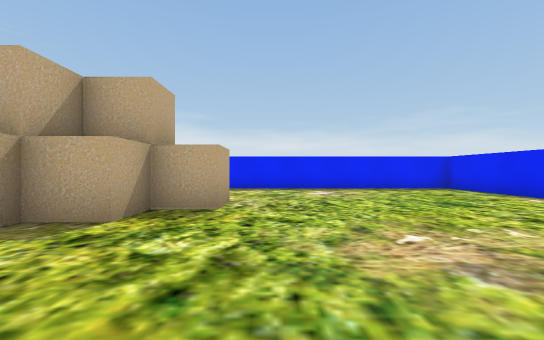
view 1 (above)

12 first-person views from a walk through a 3-D level made in the Unity game engine. The camera is 0.58 m above the floor, looks level and sees 90° across. The floor is counted in squares, 1 m on a side. Each view is taken from the middle of a square. On the plan, view 1 faces up. The plan holds only what a view shows up to about 9 squares ahead; the rest is blank. The place goes on beyond the plan. The player is left out.

view 2
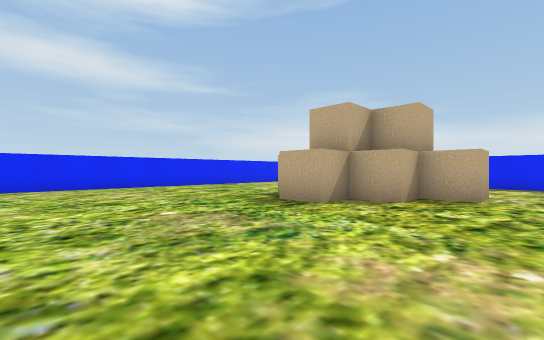

view 3
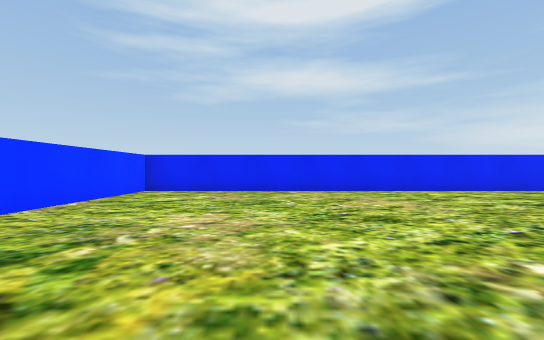

view 4
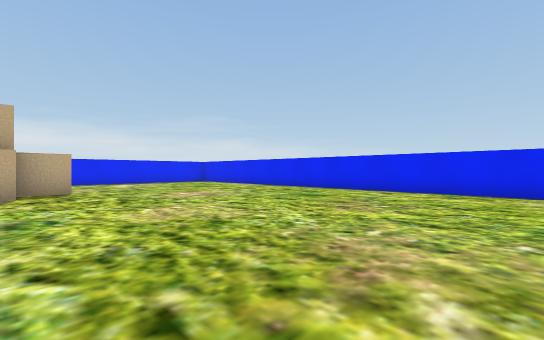

view 5
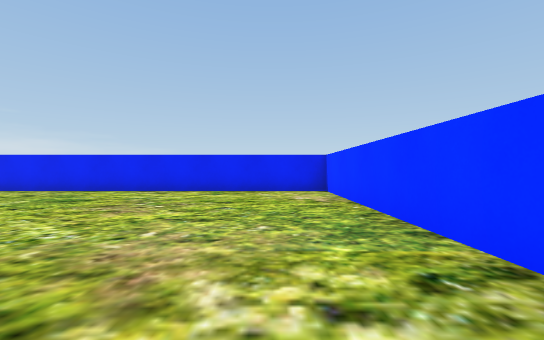

view 6
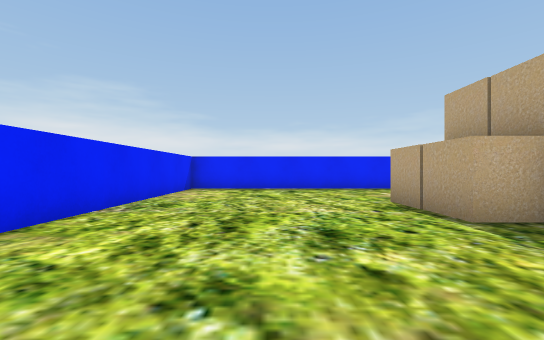

view 7
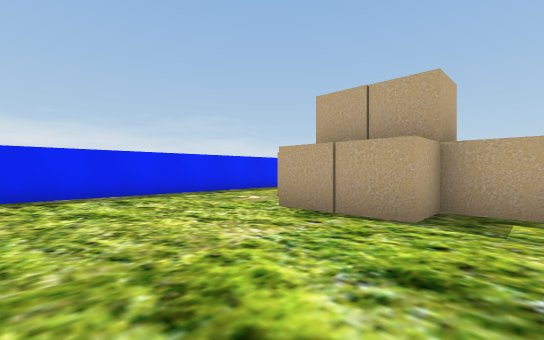

view 8
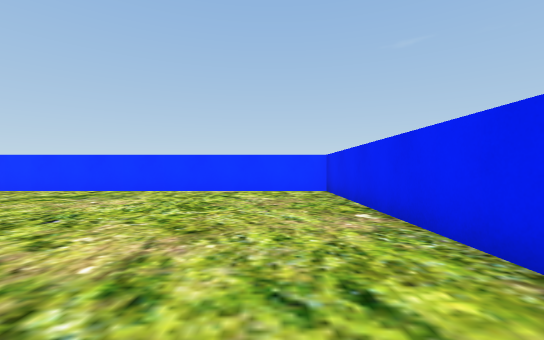

view 9
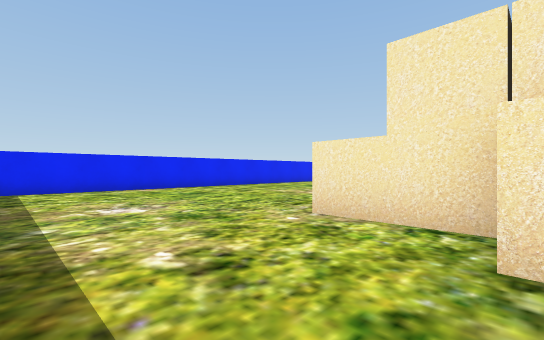

view 10
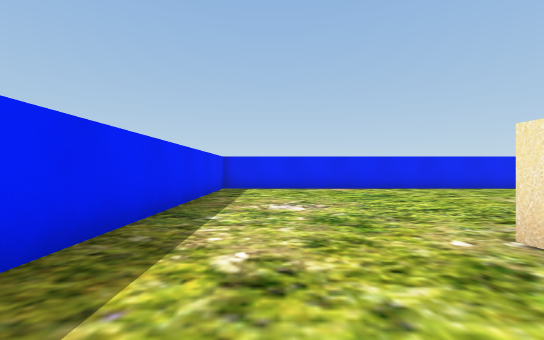

view 11
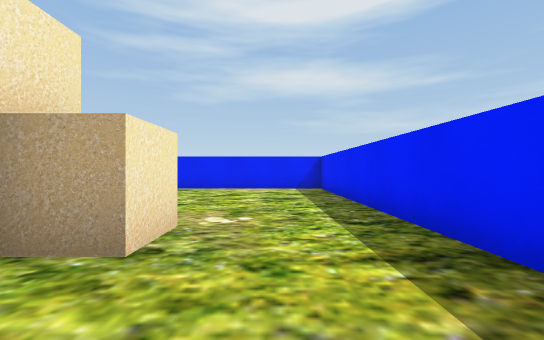

view 12
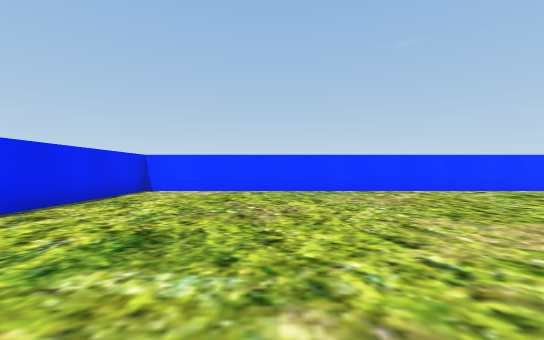

### Floor plan
Key: @ floor where view 1 was taken; # wall or solid block; . floor; O other object.
Columns run from 10 left of view 1 to 6 right of it. Each row starts with its distance up from view 1.
  9 #################
  8 #...............#
  7 #...............#
  6 #.....OO........#
  5 #....OOOOO......#
  4 #....OOOOO......#
  3 #....OOOO.......#
  2 #.....OO........#
  1 #...............#
  0 #.........@.....#
 -1 #...............#
 -2 #...............#
 -3 #...............#
 -4 #...............#
 -5 #...............#
 -6 #################

Where each view was taken, in squares from view 1:
view 1: 0 up, 0 right, facing up
view 2: 2 down, 0 right, facing up-left
view 3: 2 down, 2 left, facing left
view 4: 4 down, 2 left, facing up-right
view 5: 4 down, 2 left, facing right
view 6: 0 up, 7 left, facing up
view 7: 2 up, 8 left, facing up-right
view 8: 2 up, 8 left, facing down
view 9: 8 up, 3 left, facing down-right
view 10: 7 up, 3 left, facing right
view 11: 7 up, 1 left, facing left
view 12: 2 up, 2 right, facing down
